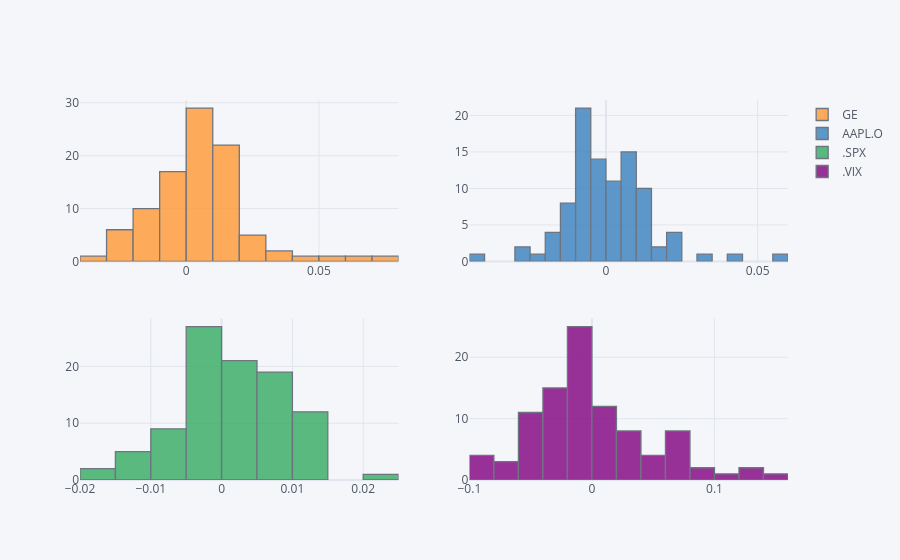

This figure's notebook cell:
### Markdown cell above
The frequeny distributions, i.e. the **histograms**, of the log returns per `RIC`.

### Code cell
rets.iplot(kind='histogram', subplots=True)
